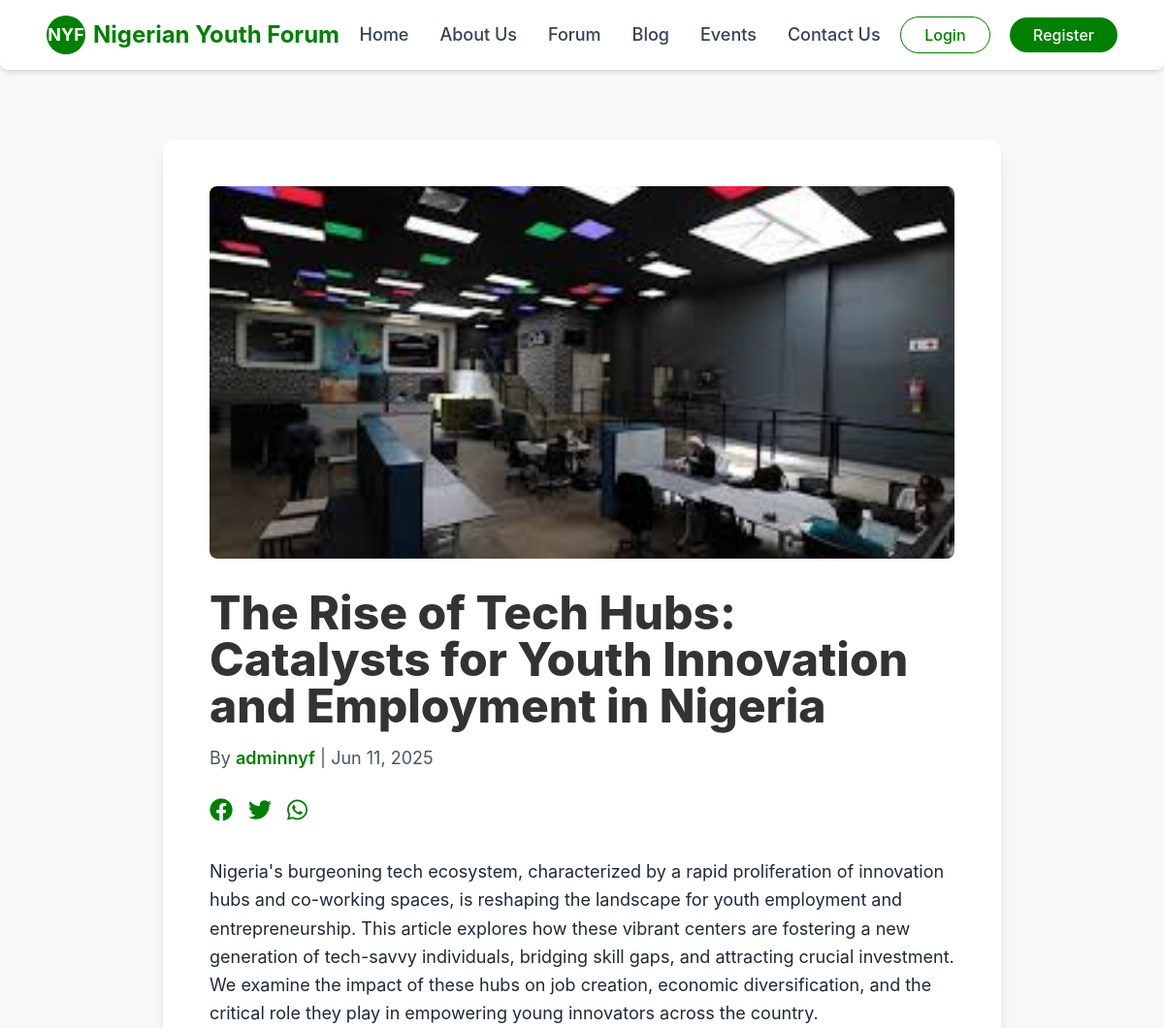
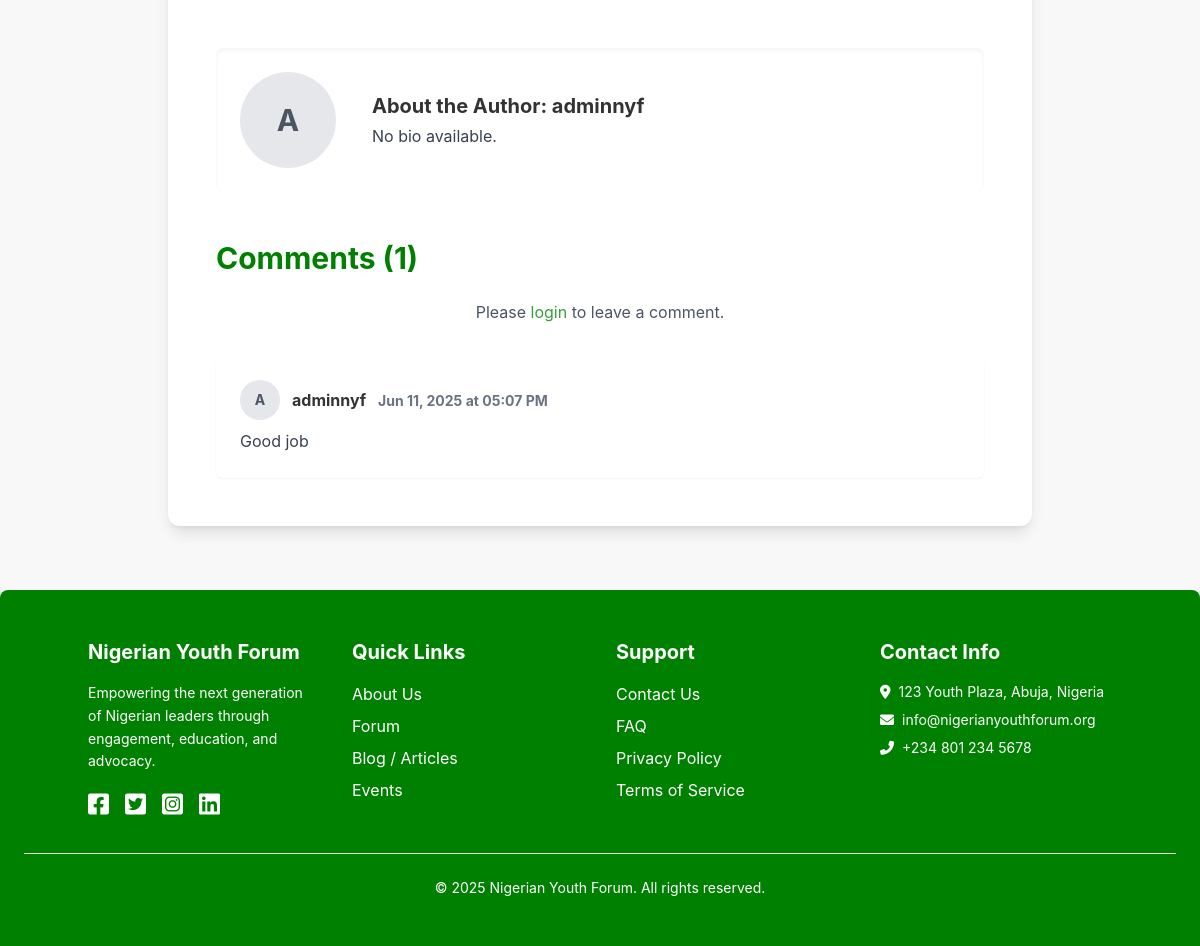
Before: /blog/1/ with the older database file (2 pictures, top to bottom).
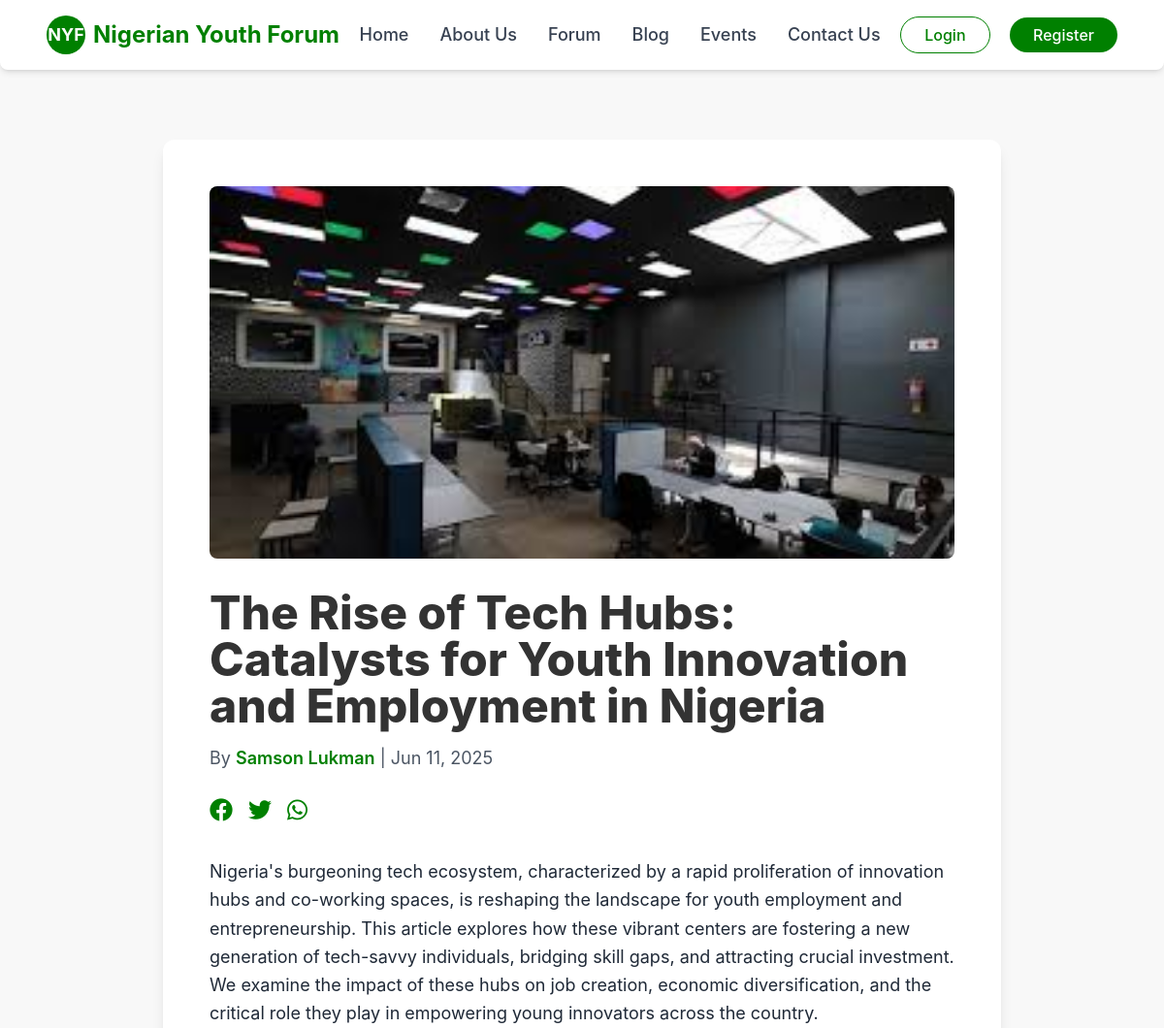
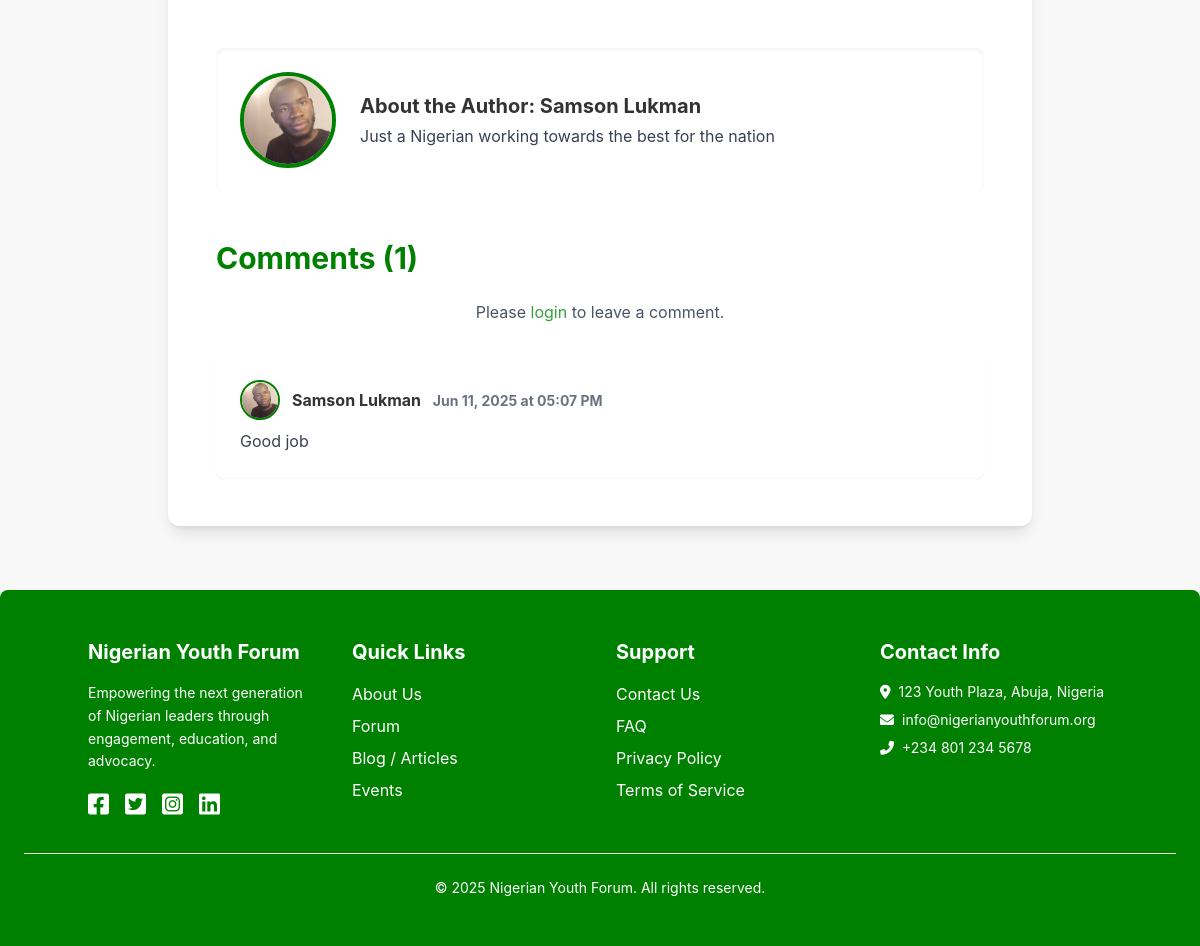
After: the same page with the newer database file (2 pictures, top to bottom).
### app/models.py (models this page shows, shortened)
class Article(models.Model):
    title = models.CharField(max_length=255)
    content = models.TextField()
    author = models.ForeignKey(User, on_delete=models.SET_NULL, null=True, related_name='articles')
    featured_image = models.ImageField(upload_to='articles/', blank=True, null=True)
    image = models.ImageField(upload_to='articles/', blank=True, null=True)
    category = models.CharField(
        max_length=50,
        choices=[
            ('elections', 'Elections'),
            ('leadership', 'Leadership'),
            ('economy', 'Economy'),
            ('youth_empowerment', 'Youth Empowerment'),
            ('general', 'General'),
        ],
        default='general'
    )
    tags = models.CharField(max_length=255, blank=True, help_text="Comma-separated tags (e.g., policy, governance)")
    is_published = models.BooleanField(default=False) # For moderation queue
    published_at = models.DateTimeField(null=True, blank=True)
    created_at = models.DateTimeField(auto_now_add=True)
    updated_at = models.DateTimeField(auto_now=True)
    class Meta:
        ordering = ['-published_at', '-created_at'] # Latest articles first

class User(AbstractUser):
    phone_number = models.CharField(max_length=15, blank=True, null=True)
    bio = models.TextField(blank=True, null=True)
    profile_pics = models.ImageField(upload_to='profile_pics/', blank=True, null=True,
                                     help_text="User's profile picture.")

class ArticleComment(models.Model):
    article = models.ForeignKey(Article, on_delete=models.CASCADE, related_name='comments')
    author = models.ForeignKey(User, on_delete=models.CASCADE, related_name='article_comments')
    content = models.TextField()
    created_at = models.DateTimeField(auto_now_add=True)
    is_approved = models.BooleanField(default=True) # For moderation
    class Meta:
        ordering = ['created_at']

### app/views.py (the view)
# urls.py: path('blog/<int:article_id>/', views.article_detail_view, name='article_detail'),
def article_detail_view(request, article_id):
    article = get_object_or_404(Article, id=article_id, is_published=True)
    comments = article.comments.filter(is_approved=True).order_by('created_at')
    if request.method == 'POST':
        comment_form = ArticleCommentForm(request.POST)
        if comment_form.is_valid():
            new_comment = comment_form.save(commit=False)
            new_comment.article = article
            new_comment.author = request.user
            new_comment.save()
            messages.success(request, 'Comment posted!')
            return redirect('article_detail', article_id=article.id)
        else:
            messages.error(request, 'Failed to post comment. Please correct the errors.')
    else:
        comment_form = ArticleCommentForm()
    context = {
        'article': article,
        'comments': comments,
        'comment_form': comment_form,
    }
    return render(request, 'app/article_detail.html', context)

### app/templates/app/article_detail.html (shortened to what this page needs)
{% extends 'app/layout.html' %}
{% block content %}
    <div class="container mx-auto px-4 py-16 max-w-4xl">
        <div class="bg-white rounded-xl shadow-lg p-8 md:p-12">
            {% if article.featured_image %}
                <img src="{{ article.featured_image.url }}" alt="{{ article.title }} Featured Image" class="w-full h-auto rounded-lg mb-8 object-cover max-h-96">
            {% endif %}
            <h1 class="text-4xl md:text-5xl font-extrabold text-dark-text mb-4 leading-tight">{{ article.title }}</h1>
            <p class="text-lg text-gray-600 mb-6">
                By <span class="font-semibold text-primary-green">{{ article.author.get_full_name|default:article.author.username }}</span> | {{ article.published_at|date:"M d, Y" }}
            </p>
            <div class="flex items-center space-x-4 mb-8">
                <button class="text-primary-green hover:text-secondary-green transition-colors text-2xl"><i class="fab fa-facebook"></i></button>
                <button class="text-primary-green hover:text-secondary-green transition-colors text-2xl"><i class="fab fa-twitter"></i></button>
                <button class="text-primary-green hover:text-secondary-green transition-colors text-2xl"><i class="fab fa-whatsapp"></i></button>
            </div>
            <div class="prose max-w-none text-gray-800 leading-relaxed text-lg">
                {{ article.content|linebreaksbr }}
            </div>
            <div class="mt-12 p-6 bg-off-white rounded-lg flex flex-col md:flex-row items-center md:space-x-6 shadow-inner">
                {% if article.author.profile_pics %}
                    <img src="{{ article.author.profile_pics.url }}" alt="{{ article.author.username }} Profile" class="w-24 h-24 rounded-full object-cover border-4 border-primary-green mb-4 md:mb-0">
                {% else %}
                    <div class="w-24 h-24 rounded-full bg-gray-200 flex items-center justify-center text-gray-600 text-3xl font-bold mr-3 mb-4 md:mb-0">{{ article.author.username|slice:":1"|upper }}</div>
                {% endif %}
                <div>
                    <h3 class="text-xl font-bold text-dark-text mb-1">About the Author: {{ article.author.get_full_name|default:article.author.username }}</h3>
                    <p class="text-gray-700">
                        {{ article.author.bio|default:"No bio available." }}
                    </p>
                </div>
            </div>
            <div class="mt-12">
                <h2 class="text-3xl font-bold text-primary-green mb-6">Comments ({{ comments.count }})</h2>
                {% if user.is_authenticated %}
                <div class="bg-off-white p-6 rounded-lg mb-8 shadow-sm">
                    <h3 class="text-xl font-semibold text-dark-text mb-4">Leave a Comment</h3>
                    <form method="post" action="{% url 'article_detail' article_id=article.id %}">
                        {% csrf_token %}
                        {{ comment_form.content }}
                        <button type="submit" class="mt-4 bg-primary-green text-white px-6 py-3 rounded-full hover:bg-secondary-green transition-colors font-medium">Submit Comment</button>
                    </form>
                    {% if comment_form.errors %}
                        <ul class="text-red-500 text-sm mt-2">
                            {% for field, errors in comment_form.errors.items %}
                                {% for error in errors %}
                                    <li>{{ field|title }}: {{ error }}</li>
                                {% endfor %}
                            {% endfor %}
                        </ul>
                    {% endif %}
                </div>
                {% else %}
                <p class="text-center text-gray-600 mb-8">Please <a href="{% url 'login' %}" class="text-secondary-green hover:underline">login</a> to leave a comment.</p>
                {% endif %}
                <div class="space-y-6">
                    {% for comment in comments %}
                    <div class="bg-white p-6 rounded-lg shadow-sm">
                        <div class="flex items-center mb-2">
                            {% if comment.author.profile_pics %}
                                <img src="{{ comment.author.profile_pics.url }}" alt="{{ comment.author.username }}" class="w-10 h-10 rounded-full object-cover mr-3 border-2 border-primary-green">
                            {% else %}
                                <div class="w-10 h-10 rounded-full bg-gray-200 flex items-center justify-center text-gray-600 text-sm font-bold mr-3">{{ comment.author.username|slice:":1"|upper }}</div>
                            {% endif %}
                            <p class="font-bold text-dark-text">{{ comment.author.get_full_name|default:comment.author.username }} <span class="text-gray-500 text-sm ml-2">{{ comment.created_at|date:"M d, Y" }} at {{ comment.created_at|time:"h:i A" }}</span></p>
                        </div>
                        <p class="mt-2 text-gray-700 leading-relaxed">{{ comment.content|linebreaksbr }}</p>
                    </div>
                    {% empty %}
                    <p class="text-center text-gray-600">No comments yet. Be the first to comment!</p>
                    {% endfor %}
                </div>
            </div>
        </div>
    </div>
{% endblock %}

### app/templates/app/layout.html (shortened to what this page needs)
{% load static %}
<!DOCTYPE html>
<html lang="en">
<head>
    <script src="https://cdn.tailwindcss.com"></script>
    <link rel="stylesheet" href="https://cdnjs.cloudflare.com/ajax/libs/font-awesome/6.0.0-beta3/css/all.min.css">
</head>
<body class="min-h-screen flex flex-col">
    <header class="bg-white shadow-md py-4 px-6 md:px-12 flex justify-between items-center fixed w-full z-50 rounded-b-lg">
        <div class="flex items-center space-x-2">
            <div class="w-10 h-10 bg-primary-green rounded-full flex items-center justify-center text-white font-bold text-lg">NYF</div>
            <a href="{% url 'home' %}" class="text-2xl font-bold text-primary-green">Nigerian Youth Forum</a>
        </div>
        <nav class="hidden md:flex space-x-8">
            <a href="{% url 'home' %}" class="text-lg text-gray-700 hover:text-primary-green transition-colors font-medium">Home</a>
            <a href="{% url 'about' %}" class="text-lg text-gray-700 hover:text-primary-green transition-colors font-medium">About Us</a>
            <a href="{% url 'forum_list' %}" class="text-lg text-gray-700 hover:text-primary-green transition-colors font-medium">Forum</a>
            <a href="{% url 'article_list' %}" class="text-lg text-gray-700 hover:text-primary-green transition-colors font-medium">Blog</a>
            <a href="{% url 'events' %}" class="text-lg text-gray-700 hover:text-primary-green transition-colors font-medium">Events</a>
            <a href="{% url 'contact' %}" class="text-lg text-gray-700 hover:text-primary-green transition-colors font-medium">Contact Us</a>
        </nav>
        <div class="space-x-4 hidden md:block">
            {% if user.is_authenticated %}
                <a href="{% url 'profile' username=user.username %}" class="px-6 py-2 border border-primary-green text-primary-green rounded-full hover:bg-primary-green hover:text-white transition-all font-medium">Profile</a>
                <a href="{% url 'logout' %}" class="px-6 py-2 bg-primary-green text-white rounded-full hover:bg-secondary-green transition-all font-medium">Logout</a>
            {% else %}
                <a href="{% url 'login' %}" class="px-6 py-2 border border-primary-green text-primary-green rounded-full hover:bg-primary-green hover:text-white transition-all font-medium">Login</a>
                <a href="{% url 'register' %}" class="px-6 py-2 bg-primary-green text-white rounded-full hover:bg-secondary-green transition-all font-medium">Register</a>
            {% endif %}
        </div>
    </header>
    <main class="flex-grow pt-20">
        {% block content %}{% endblock %}
    </main>
    <footer class="bg-primary-green text-white py-12 px-6 rounded-t-lg mt-auto">
        <div class="container mx-auto grid grid-cols-1 md:grid-cols-4 gap-8">
            <div>
                <h3 class="text-xl font-bold mb-4">Nigerian Youth Forum</h3>
                <p class="text-sm leading-relaxed mb-4">Empowering the next generation of Nigerian leaders through engagement, education, and advocacy.</p>
                <div class="flex space-x-4">
                    <a href="https://www.facebook.com/groups/unitednyf/?ref=share&mibextid=NSMWBT" target="_blank" class="text-white hover:text-secondary-green transition-colors text-2xl"><i class="fab fa-facebook-square"></i></a>
                    <a href="https://x.com/NGNYouthForum?t=QHy492ThbGHI9HycmMQ_AQ&s=08"target="_blank" class="text-white hover:text-secondary-green transition-colors text-2xl"><i class="fab fa-twitter-square"></i></a>
                    <a href="#" class="text-white hover:text-secondary-green transition-colors text-2xl"><i class="fab fa-instagram-square"></i></a>
                    <a href="#" class="text-white hover:text-secondary-green transition-colors text-2xl"><i class="fab fa-linkedin"></i></a>
                </div>
            </div>
            <div>
                <h3 class="text-xl font-bold mb-4">Quick Links</h3>
                <ul class="space-y-2">
                    <li><a href="{% url 'about' %}" class="hover:underline">About Us</a></li>
                    <li><a href="{% url 'forum_list' %}" class="hover:underline">Forum</a></li>
                    <li><a href="{% url 'article_list' %}" class="hover:underline">Blog / Articles</a></li>
                    <li><a href="{% url 'events' %}" class="hover:underline">Events</a></li>
                </ul>
            </div>
            <div>
                <h3 class="text-xl font-bold mb-4">Support</h3>
                <ul class="space-y-2">
                    <li><a href="{% url 'contact' %}" class="hover:underline">Contact Us</a></li>
                    <li><a href="{% url 'faq' %}" class="hover:underline">FAQ</a></li>
                    <li><a href="{% url 'privacy' %}" class="hover:underline">Privacy Policy</a></li>
                    <li><a href="{% url 'terms' %}" class="hover:underline">Terms of Service</a></li>
                </ul>
            </div>
            <div>
                <h3 class="text-xl font-bold mb-4">Contact Info</h3>
                <p class="text-sm mb-2"><i class="fas fa-map-marker-alt mr-2"></i>123 Youth Plaza, Abuja, Nigeria</p>
                <p class="text-sm mb-2"><i class="fas fa-envelope mr-2"></i>info@nigerianyouthforum.org</p>
                <p class="text-sm mb-2"><i class="fas fa-phone-alt mr-2"></i>+234 801 234 5678</p>
            </div>
        </div>
        <div class="text-center text-sm mt-8 border-t border-secondary-green pt-6">
            &copy; 2025 Nigerian Youth Forum. All rights reserved.
        </div>
    </footer>
</body>
</html>

### app/templates/app/layout.html (style rules this page uses)
:root { --primary-green: #008000; --secondary-green: #36A13B; --white: #FFFFFF; --off-white: #F8F8F8; --dark-text: #333333; --accent-gray: #777777; }
.bg-primary-green { background-color: var(--primary-green); }
.text-primary-green { color: var(--primary-green); }
.text-secondary-green { color: var(--secondary-green); }
.border-primary-green { border-color: var(--primary-green); }
body { font-family: 'Inter', sans-serif; color: var(--dark-text); background-color: var(--off-white); }
html { scroll-behavior: smooth; }

Changed rows visible on the page:
changed through a linked row, Article "The Rise of Tech Hubs: Catalysts for Youth Innovation and Employment in Nigeria": author.get_full_name "adminnyf" → "Samson Lukman"; author.profile_pics: picture added; author.bio "No bio available." → "Just a Nigerian working towards the best for the nation"; author.username "A" → (not shown)
changed through a linked row, ArticleComment "Good job": author.profile_pics: picture added; author.get_full_name "adminnyf" → "Samson Lukman"; author.username "A" → (not shown)
